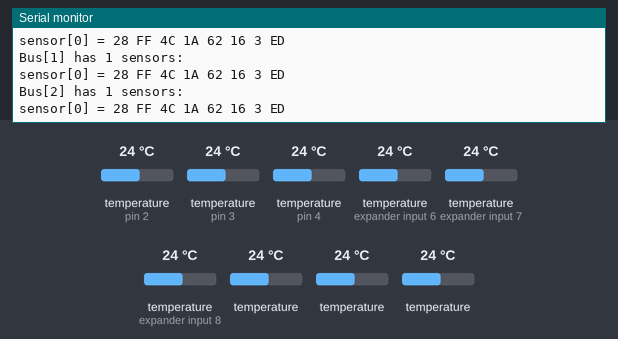
Simulated run of this sketch. Board: Arduino Uno, built with avr-gcc and run on an emulated ATmega328P. Parts: the last lines printed to the serial monitor. The test bench sets the inputs (shaded band); at power-on: temperature (sensors on pin 2, pin 3, pin 4, expander input 6, expander input 7, expander input 8) 24 °C, temperature 24 °C. No radio packets arrive unless stated.

Above: at 1.3 s.
1.4 s: temperature (sensor on pin 2) set to 7 °C
At 3.2 s:
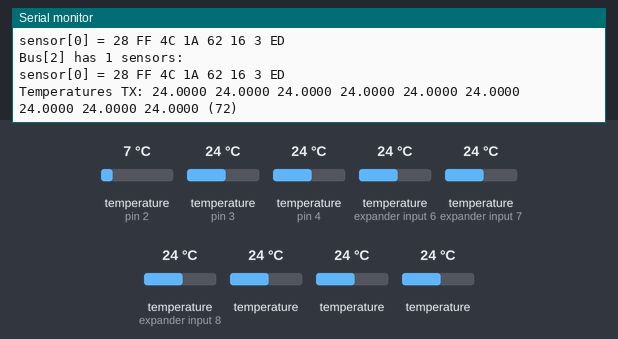
11.4 s: temperature (sensor on pin 3) set to 7 °C
At 18.8 s:
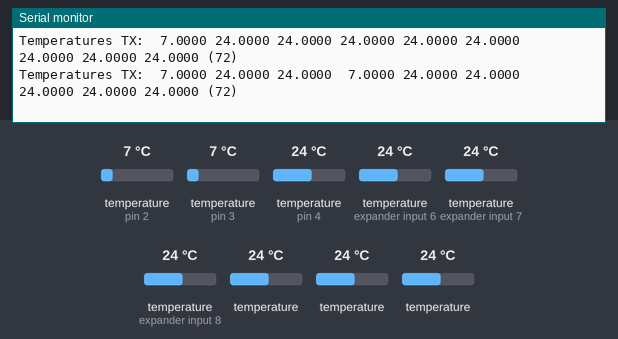
25.4 s: temperature (sensor on pin 4) set to 7 °C
At 33.2 s:
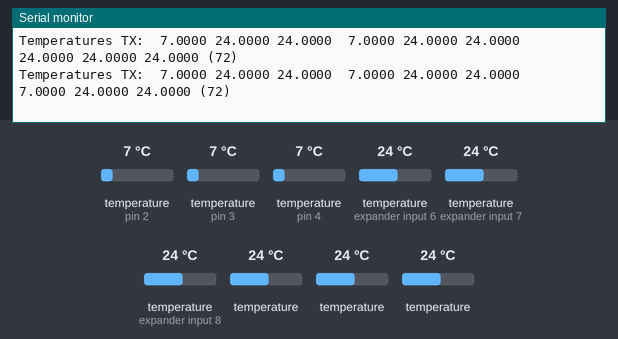
33.8 s: temperature (sensor on expander input 6) set to 7 °C
At 41.0 s:
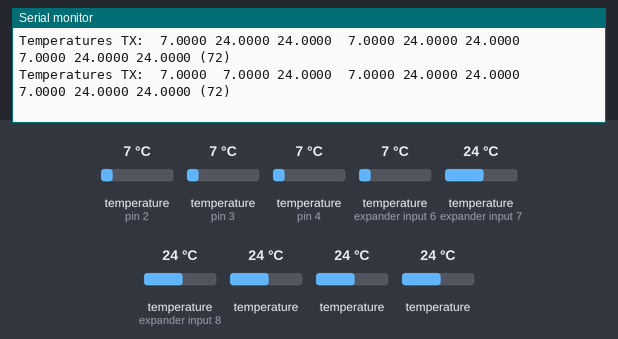
47.8 s: temperature (sensor on expander input 7) set to 7 °C
At 55.4 s:
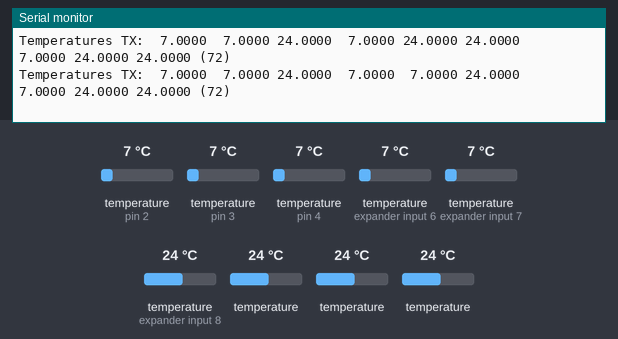
56.2 s: temperature (sensor on expander input 8) set to 7 °C
At 63.2 s:
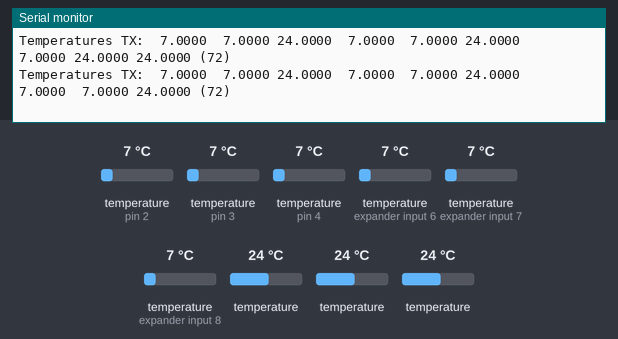

Measured:
- after the input at 11.4 s, the serial monitor: prints a new line after 6.1 s (image 2)
- after the input at 25.4 s, the serial monitor: prints a new line after 7.0 s (image 3)
- after the input at 33.8 s, the serial monitor: prints a new line after 6.0 s (image 4)
- after the input at 47.8 s, the serial monitor: prints a new line after 6.9 s (image 5)
- after the input at 56.2 s, the serial monitor: prints a new line after 6.0 s (image 6)

The sketch:

wwtx.ino
```cpp
#include <OneWire.h>
#include <DallasTemperature.h>
#include <RH_ASK.h>

// Constants:
#define ONE_WIRE_BUS_0 2
#define ONE_WIRE_BUS_1 3
#define ONE_WIRE_BUS_2 4
#define ONE_WIRE_BUS_3 5
#define SENSOR_RESOLUTION 12
#define BUSES_COUNT 3
#define SENSOR_COUNT 3

// Variables:
float temp;
char str[2][80];

// Initialize buses:
OneWire buses[BUSES_COUNT] = {
  OneWire(ONE_WIRE_BUS_0),
  OneWire(ONE_WIRE_BUS_1),
  OneWire(ONE_WIRE_BUS_2),
};

// Initialize sensors:
DallasTemperature sensors[BUSES_COUNT] = {
  DallasTemperature(&buses[0]),
  DallasTemperature(&buses[1]),
  DallasTemperature(&buses[2]),
};

// Sensors list:
DeviceAddress sensorsList [BUSES_COUNT] [SENSOR_COUNT] = {
  {
    { 0x28, 0x7, 0xCA, 0x77, 0x91, 0x16, 0x2, 0x53 },  // 01
    { 0x28, 0xEC, 0x2D, 0x77, 0x91, 0x4, 0x2, 0x74 },  // 02
    { 0x28, 0xDB, 0x63, 0x77, 0x91, 0x3, 0x2, 0x39 },  // 03
  },
  {
    { 0x28, 0xD0, 0xEC, 0x77, 0x91, 0x9, 0x2, 0x82 },  // 04
    { 0x28, 0xE0, 0x6D, 0x77, 0x91, 0x10, 0x2, 0x37 }, // 05
    { 0x28, 0x2C, 0x1C, 0x77, 0x91, 0x6, 0x2, 0x33 },  // 06
  },
  {
    { 0x28, 0x54, 0x6E, 0x77, 0x91, 0xC, 0x2, 0x3 },   // 07
    { 0x28, 0x3, 0xE2, 0x77, 0x91, 0xE, 0x2, 0xD3 },   // 08
    { 0x28, 0x76, 0xA2, 0x77, 0x91, 0x15, 0x2, 0x86 }, // 09
  },
};

// Initialize 433MHz:
RH_ASK rf_driver;

//-----------------------------------------------------------------------------
// printSensors
//-----------------------------------------------------------------------------

void printSensors(void){

  uint8_t deviceCount;
  uint8_t addr[8];

  for (uint8_t b=0; b<BUSES_COUNT; b++) {

    deviceCount = sensors[b].getDeviceCount();
    Serial.print("\nBus[");
    Serial.print(b, DEC);
    Serial.print("] has ");
    Serial.print(deviceCount, DEC);
    Serial.println(" sensors:");

    for(uint8_t s=0; s<deviceCount; s++) {

      Serial.print("sensor[");
      Serial.print(s, DEC);
      Serial.print("] =");

      sensors[b].getAddress(addr, s);

      for (uint8_t i=0; i<8; i++) {
        Serial.print(" ");
        Serial.print(addr[i], HEX);
      }

      Serial.println("");
    }
  }

  Serial.println("");
}

//-----------------------------------------------------------------------------
// setup
//-----------------------------------------------------------------------------

void setup(void) {

  // Serial:
  Serial.begin(9600);

  // DS18B20:
  for (uint8_t b=0; b<BUSES_COUNT; b++) {
    sensors[b].begin();
    for (uint8_t s=0; s<SENSOR_COUNT; s++) {
      sensors[b].setResolution(sensorsList[b][s], SENSOR_RESOLUTION);
    }
  }

  // 433Mhz:
  rf_driver.init();

  // Info:
  printSensors();
}

//-----------------------------------------------------------------------------
// loop
//-----------------------------------------------------------------------------

void loop(void) {

  // Initialize the data:
  str[0][0] = '\0';
  str[1][0] = '\0';

  for (uint8_t b=0; b<BUSES_COUNT; b++) {

    sensors[b].requestTemperatures();

    // Read the temperatures:
    for (uint8_t s=0; s<SENSOR_COUNT; s++) {

      temp = sensors[b].getTempC(sensorsList[b][s]);

      strcat(str[0], " ");
      dtostrf(temp, 7, 4, str[1]);
      strcat(str[0], str[1]);
      strcpy(str[1], str[0]);
    }
  }

  // Print to serial console:
  Serial.print("Temperatures TX:");
  Serial.print(str[1]);
  Serial.print(" (");
  Serial.print((unsigned int)strlen(str[1]));
  Serial.println(")");

  // Transfer via 433MHz:
  rf_driver.send((uint8_t *)str[1], strlen(str[1]));
  rf_driver.waitPacketSent();

  // Sleep:
  delay(5000);
}
```
